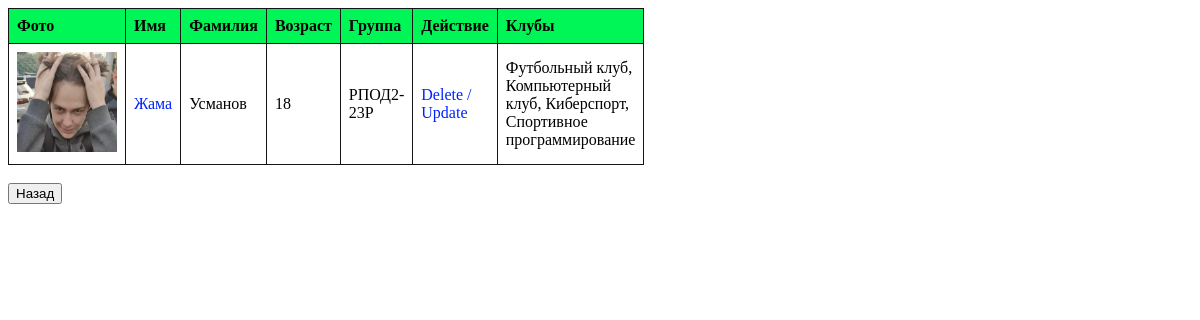
The page /student/2/ on the database its author committed.
### students/models.py (models this page shows, shortened)
class Student(models.Model):
    name = models.CharField(max_length=100)
    last_name = models.CharField(max_length=100)
    age = models.PositiveBigIntegerField()
    group = models.ForeignKey(Group, on_delete=models.CASCADE, blank=True, null=True)
    photo = models.ImageField(upload_to='images/', default='default.jpg', null=True)
    clubs = models.ManyToManyField(Club, blank=True)

class Group(models.Model):
    name = models.CharField(max_length=100)
    curator = models.CharField(max_length=100)
    def __str__(self):
        return self.name

class Club(models.Model):
    name = models.CharField(max_length=100)
    def __str__(self):
        return self.name

### students/views.py (the view)
# urls.py: path('student/<int:pk>/', student_detail, name='detail'),
def student_detail(request, pk):
    student = get_object_or_404(Student, pk=pk)
    return render(request, "detail.html", {"student": student})

### students/templates/detail.html (shortened to what this page needs)
<!DOCTYPE html>
{% load static %}
<html lang="en">
<head>
    <link rel="stylesheet" href="{% static 'css/style.css' %}">
</head>
<body>
    <table>
        <thead>
            <tr>
                <th>Фото</th>
                <th>Имя</th>
                <th>Фамилия</th>
                <th>Возраст</th>
                <th>Группа</th>
                <th>Действие</th>
                <th>Клубы</th>
            </tr>
        </thead>
        <tbody>
            <tr>
                <td><img class="img_good" src="{{ student.photo.url }}"></td>
                <td><a href="{% url 'detail' pk=student.pk %}">{{ student.name }}</a></td>
                <td>{{ student.last_name }}</td>
                <td>{{ student.age }}</td>
                <td>{{ student.group }}</td>
                <td><a href="{% url 'delete' pk=student.pk %}">Delete /</a>
                    <a href="{% url 'update' pk=student.pk %}">Update</a>
                </td>
                <td>
                    {% for club in student.clubs.all %}
                        {{ club }}{% if not forloop.last %}, {% endif %}
                    {% empty %}
                        Не в клубах
                    {% endfor %}
                </td>
            </tr>
        </tbody>
    </table>
    <br>
    <form action="{% url 'main' %}">
        <button type="submit">Назад</button>
    </form>
</body>
</html>

### students/static/css/style.css (style rules this page uses)
table { width: 50%; border-collapse: collapse; }
th, td { border: 1px solid #141414; padding: 8px; text-align: left; }
th { background-color: #00f656; }
a { text-decoration: none; color: #0022ff; }
.img_good { width: 100px; height: 100px; }

### rows shown on the page
Student: photo (picture), name "Жама", last_name "Усманов", age "18", group "РПОД2-23Р"
Club: name "Футбольный клуб"
Club: name "Компьютерный клуб"
Club: name "Киберспорт"
Club: name "Спортивное программирование"
